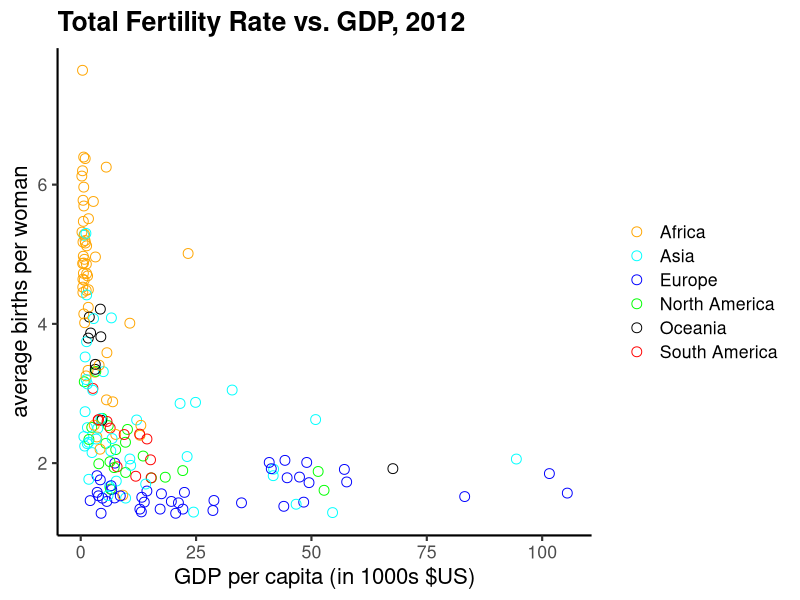

R code for this plot:
## ----colorscatterplotgg----
#+ fig.width = 7, fig.height = 5
library(ggplot2)
data <- read.csv ("countries2012.csv")
colors6 <- c("orange","cyan","blue","green",
              "black", "red")
g <- ggplot(data, aes(GDP/1000, TFR, color = CONTINENT))
g + geom_point(shape = 1, size =3) +
    scale_color_manual(values = colors6) +
    theme_classic(16) +
    theme(plot.title = element_text(face = "bold"),
          legend.title = element_blank()) +
    ggtitle("Total Fertility Rate vs. GDP, 2012") +
    xlab ("GDP per capita (in 1000s $US)") +
    ylab ("average births per woman")
